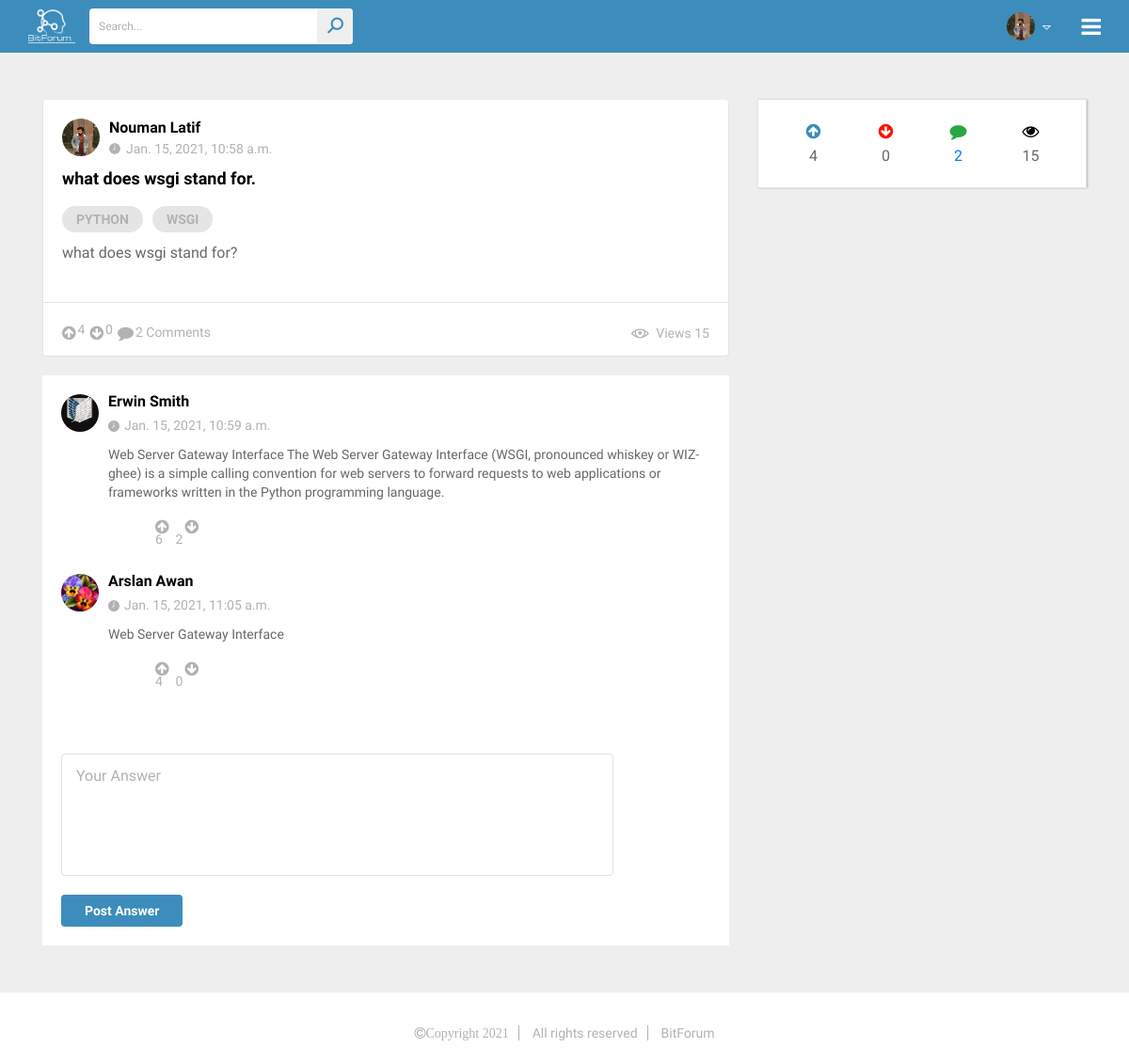
Screenshot of /post/37 (signed in) with the database file from the repository.
### posts/models.py (models this page shows, shortened)
class User(models.Model):
    email = models.EmailField(max_length=254,unique=True)
    name = models.TextField()
    password = models.TextField(max_length=15)
    status = models.TextField(max_length=250)
    profile_pic = models.ImageField(upload_to='')

class Post(models.Model):
    title = models.CharField(max_length=80)
    content = models.TextField()
    date_time = models.DateTimeField(auto_now_add=True)
    no_of_views = models.PositiveIntegerField(default=0)
    user_id = models.ForeignKey(User,related_name='post_author',on_delete=models.CASCADE)

class Contains(models.Model):
    postId = models.ForeignKey(Post,related_name='contains',on_delete=models.CASCADE)
    topicId = models.ForeignKey(Topic,related_name='contains',on_delete=models.CASCADE)

class Topic(models.Model):
    topic_name = models.CharField(max_length=50)

class Comment(models.Model):
    userId = models.ForeignKey(User,related_name='commentAuthor',on_delete=models.CASCADE)
    postId = models.ForeignKey(Post,related_name='on_post',on_delete=models.CASCADE)
    content = models.TextField()
    date_time = models.DateTimeField(auto_now_add=True)
    no_of_up = models.PositiveIntegerField(default=0)
    no_of_down = models.PositiveIntegerField(default=0)

### bitforum/views.py (the view)
# urls.py: path('post/<int:pid>', viewPost, name='viewPost'),
def viewPost(request,pid):
    if 'email' not in request.session:
        return redirect(login_signup_page)
    post = Post.objects.get(id=pid)
    post.no_of_views +=1
    post.save()
    user = User.objects.get(email=request.session['email'])
    commentsList = Comment.objects.filter(postId=pid).order_by('-no_of_up')
    topicsList = Contains.objects.filter(postId=pid)
    print(topicsList)
    upvotesList = Upvote.objects.filter(postId=pid)
    downvotesList = Downvote.objects.filter(postId=pid)
    currentUser = User.objects.get(email=request.session['email'])
    checkUpvote = False
    checkDownvote = False
    try:
        x = Upvote.objects.get(postId=pid,userId=user)
        checkUpvote = True
    except Upvote.DoesNotExist:
        checkUpvote = False
    try:
        x = Downvote.objects.get(postId=pid,userId=user)
        checkDownvote = True
    except Downvote.DoesNotExist:
         checkDownvote = False
    image = PostImage.objects.filter(postId=pid)
    print(image)
    if image.exists():
        image = image[0]
        return render(request, 'post-view.html',
                      {'currentUser': currentUser, 'post': post, 'topics': topicsList, 'upvotesList': upvotesList,
                       'upCount': len(upvotesList), 'downvotesList': downvotesList, 'downCount': len(downvotesList),
                       'commentCount': len(commentsList), 'comments': commentsList, 'checkUp': checkUpvote,
                       'checkDown': checkDownvote,'PostImage':image})
    else:
        return render(request,'post-view.html',{'currentUser':currentUser,'post':post,'topics':topicsList,'upvotesList':upvotesList,'upCount':len(upvotesList),'downvotesList':downvotesList,'downCount':len(downvotesList),'commentCount':len(commentsList),'comments':commentsList,'checkUp':checkUpvote,'checkDown':checkDownvote,'PostImage':False})

### templates/post-view.html (shortened to what this page needs)
{% load static %}
<!DOCTYPE html>
<html>
<head>
<link rel="stylesheet" type="text/css" href="{% static 'css/animate.css' %}">
<link rel="stylesheet" type="text/css" href="{% static 'css/bootstrap.min.css' %}">
<link rel="stylesheet" type="text/css" href="{% static 'css/line-awesome.css' %}">
<link rel="stylesheet" type="text/css" href="{% static 'css/line-awesome-font-awesome.min.css' %}">
<link rel="stylesheet" type="text/css" href="{% static 'css/font-awesome.min.css' %}">
<link rel="stylesheet" type="text/css" href="{% static 'css/jquery.mCustomScrollbar.min.css' %}">
<link rel="stylesheet" type="text/css" href="{% static 'lib/slick/slick.css' %}">
<link rel="stylesheet" type="text/css" href="{% static 'lib/slick/slick-theme.css'%}">
<link rel="stylesheet" type="text/css" href="{% static 'css/style.css' %}">
<link rel="stylesheet" type="text/css" href="{% static 'css/responsive.css' %}">
</head>
<body onload="start()">
	<div class="wrapper">
		<header>
			<div class="container">
				<div class="header-data">
					<div class="logo">
						<a href="../" title=""><img src="{% static 'images/logo.png' %}" height="50" width="50" alt=""></a>
					</div>
					<div class="search-bar">
						<form action="../search" method="post">
							<input type="text" name="search" placeholder="Search...">
							<button type="submit"><i class="la la-search"></i></button>
						</form>
					</div>
					<div class="menu-btn">
						<a href="#" title=""><i class="fa fa-bars"></i></a>
					</div>
					<div class="user-account">
						<div class="user-info" >
							<img src=" ../{{currentUser.profile_pic }} " height="30" width="30" alt="" style="margin-left:40px">
							<i class="la la-sort-down"></i>
						</div>
					</div>
		</header>
		<section class="forum-page">
			<div class="container">
				<div class="forum-questions-sec">
					<div class="row">
						<div class="col-lg-8">
								<div class="main-ws-sec">
									<div class="product-feed-tab current" id="feed-dd">
										<div class="posts-section" >
											<div class="post-bar" >
												<div class="post_topbar" >
													<div class="usy-dt">
														<a href="{% url 'viewProfile' post.user_id.id %}"><img src=" ../{{post.user_id.profile_pic}}" height="40" width="40" alt=""></a>
														<div class="usy-name">
															<a href="{% url 'viewProfile' post.user_id.id %}"><h3>{{post.user_id.name}}</h3></a>
															<span><img src="{% static 'images/clock.png' %}" alt="">{{post.date_time}}</span>
														</div>
													</div>
												</div>
												<div class="job_descp">
													<h3>{{post.title}}</h3>
													<ul class="skill-tags">
														{% for topic in topics %}
														<li class="topic-name-hover"><a href="#" title="">{{topic.topicId.topic_name}}</a></li>
														{% endfor %}
													</ul>
													<p>{{post.content}}</p>
												</div>
												<div class="job-status-bar">
													<ul class="like-com">
														<li>
															<a onclick="upvoteAjax(this.name)" name="{{post.id}}"  style="cursor:pointer;">
																{% if checkUp %}
																	<i class="fa fa-arrow-circle-up" id="upvote-icon" style="color: #3c8dbc" aria-hidden="true"></i>
																{% else %}
																	<i class="fa fa-arrow-circle-up" id="upvote-icon" aria-hidden="true"></i>
																{% endif %}
																<div style="float: right" id="upvote-count"> {{upCount}}  </div></a>
															<a style="cursor: pointer" onclick="downvoteAjax(this.name)" name="{{post.id}}" >
																{% if checkDown %}
																	<i class="fa fa-arrow-circle-down" id="downvote-icon" style="color: red" aria-hidden="true"></i>
																{% else %}
																	<i class="fa fa-arrow-circle-down" id="downvote-icon"  aria-hidden="true"></i>
																{% endif %}
																<div style="float: right" id="downvote-count"> {{downCount}}  </div></a>
															<a href="#"><i class="fa fa-comment" aria-hidden="true"></i>{{commentCount}}  Comments</a>
														</li>
													</ul>
													<a><i class="la la-eye"></i>Views {{post.no_of_views}}</a>
												</div>
											</div>
										<div class="comment-section">
											<div class="comment-sec">
												<ul>
													{% for comment in comments %}
													<li>
														<div class="comment-list">
															<div class="bg-img">
																<a href="/viewProfile/{{ comment.userId.id }}"><img src="../{{ comment.userId.profile_pic }}" width="40" height="40" alt=""></a>
															</div>
															<div class="comment">
																<a href="/viewProfile/{{ comment.userId.id }}"><h3>{{ comment.userId.name }}</h3></a>
																<span><img src="{% static 'images/clock.png' %}" alt=""> {{ comment.date_time }} </span>
																<p> {{ comment.content }} </p>
																<ul class="like-com" >
														          <li>
																	  <a onclick="upComment(this.name)" name="{{comment.id}}" id="upCommentSection" style="cursor: pointer"><i class="fa fa-arrow-circle-up" aria-hidden="true"></i><div id="up{{comment.id}}"> {{ comment.no_of_up }}  </div></a>
																	  <a onclick="downComment(this.name)" name="{{comment.id}}" id="downCommentSection" style="cursor: pointer"><i class="fa fa-arrow-circle-down"  style="margin-left: 10px" aria-hidden="true"></i><div id="down{{comment.id}}">{{ comment.no_of_down }}</div></a>
														          </li>
													           </ul>
															</div>
														</div>
													</li>
													{% endfor %}
												</ul>
											</div>
										</div>
									</div>
								</div>
							</div>
							<div class="post-comment-box">
								<div class="user-poster">
									<div class="post_comment_sec">
										<form action="../postComment/{{post.id}}" method="post">
											<textarea placeholder="Your Answer" name="comment" id="comment-text"></textarea>
											<button type="submit" >Post Answer</button>
										</form>
									</div>
								</div>
							</div>
						</div>
						<div class="col-lg-4" style="margin-left: 0px">
							<div class="widget widget-feat">
								<ul>
									<li  data-toggle="modal" data-target="#myModal" style="cursor: pointer">
											<i class="fa fa-arrow-circle-up" style="color:#3c8dbc" aria-hidden="true"></i>
										<span>{{upCount}}</span>
									</li>
									<li data-toggle="modal" data-target="#myModal2" style="cursor: pointer">
										<i class="fa fa-arrow-circle-down" style="color: #ff1000" aria-hidden="true"></i>
										<span>{{downCount}}</span>
									</li>
									<li>
										<i class="fa fa-comment" style="color: #28a745" aria-hidden="true"></i>
										<span><a  href="javascript:noOfComments()">{{commentCount}}</a></span>
									</li>
									<li>
										<i class="fa fa-eye" style="color: black"></i>
										<span>{{post.no_of_views}}</span>
									</li>
								</ul>
						</div>
					</div>
				</div>
			</div>
			</div>
		</section>
		<footer>
			<div class="footy-sec mn no-margin">
				<div class="container">
					<ul>
						<li><a href="#" title="" class="fa fa-copyright">Copyright 2021</a></li>
						<li><a href="#" title="">All rights reserved</a></li>
						<li><a href="#" title="">BitForum</a></li>
					</ul>
				</div>
			</div>
		</footer>
	</div>
</body>
</html>

### static/css/responsive.css (style rules this page uses)
@media (max-width: 1200px) { .menu-btn { display: block; } }
@media (max-width: 1200px) { .footy-sec ul { width: 100%;text-align: center; } }
@media (max-width: 1200px) { .footy-sec.mn ul { padding: 30px 0 25px 0; } }
@media (max-width: 1200px) { .footy-sec { text-align: center; } }
@media (max-width: 1200px) { .post_comment_sec { width: 85%; } }

### rows the page displays
User: profile_pic (picture)
Post: user_id.profile_pic (picture), user_id.name "Nouman Latif", date_time "Jan. 15, 2021, 10:58 a.m.", title "what does wsgi stand for.", content "what does wsgi stand for?", no_of_views "15"
Contains: topicId.topic_name "PYTHON"
Contains: topicId.topic_name "WSGI"
Comment: userId.profile_pic (picture), userId.name "Erwin Smith", date_time "Jan. 15, 2021, 10:59 a.m.", content "Web Server Gateway Interface The Web Server Gateway Interface (WSGI, pronounced whiskey or WIZ-ghee) is a simple calling convention for web servers to forward requests to web applications or frameworks written in the Python programming language.", no_of_up "6", no_of_down "2"
Comment: userId.profile_pic (picture), userId.name "Arslan Awan", date_time "Jan. 15, 2021, 11:05 a.m.", content "Web Server Gateway Interface", no_of_up "4", no_of_down "0"

### other values shown
{{ upCount }} "4"
{{ downCount }} "0"
{{ commentCount }} "2"
